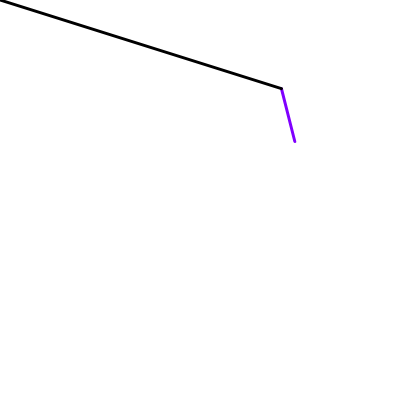
Frame 1 (no input)
Frame 60 (no input): identical to frame 1, image omitted
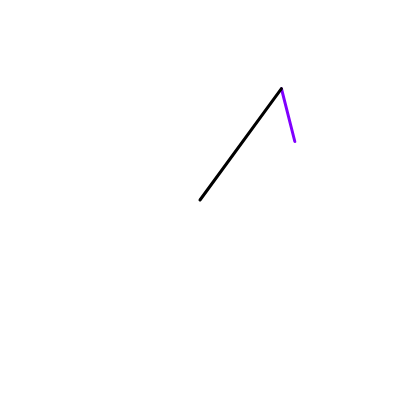
Frame 120 (the mouse pressed at the canvas centre since frame 60)

The p5.js sketch that drew these frames (run headless with seeded random() and noise() and a simulated clock; from frame 60 on, the mouse is pressed at the canvas centre):

// p5.js sketch
// ── sketch.js
//move mouse on canvas

let v0 //origin of the two lines
let v1 //end of the first line

let myMouse, myLine

//let scalar

function setup() 
{
  createCanvas(400, 400);
  colorMode(RGB, 1)
  
  myMouse = createVector(width/2, height/2)
  
  v0 = createVector(random(10, width-10), random(10, height-10))  
  v1 = createVector(random(10, width-10), random(10, height-10))
  
  myLine = createVector(v1.x - v0.x, v1.y - v0.y)
}

function draw() 
{
  background(220);
  strokeWeight(3)
  push()
    stroke(0.5, 0, 1)
    line(v0.x, v0.y, v1.x, v1.y)
  pop()
  
  myMouse.x = mouseX - v0.x
  myMouse.y = mouseY - v0.y
  line(v0.x, v0.y, mouseX, mouseY)
  
  
  let sp = drawScalar(myMouse, myLine)
  
  let bool = inRange(v0, v1, createVector(mouseX, mouseY))
  
  if (bool)
  {
    push()    
      //line(v0.x, v0.y, sp.x+v0.x, sp.y+v0.y)
      stroke(1, 0, 0)

      circle(sp.x+v0.x, sp.y+v0.y, 15)

      line(mouseX, mouseY, sp.x+v0.x, sp.y+v0.y)
    pop()
  
  
    text("distance: " + 
         dist(mouseX, mouseY,sp.x+v0.x, sp.y+v0.y ), 10 ,30)
  }
  //print(bool)
}

function drawScalar(a, b)
{
  let bCopy = b.copy().normalize()
  
  //https://en.wikipedia.org/wiki/Scalar_projection
  //lenght = ||a|| * cos(theta). cos(theta) = dot(a, b)/||a||||b||
  
  let length = a.dot(b)/b.mag()
  
  //return a vector with the same direction as b, but new length
  return bCopy.mult(length)
}

//http://www.sunshine2k.de/coding/java/PointOnLine/PointOnLine.html
//https://stackoverflow.com/questions/17581738/check-if-a-point-projected-on-a-line-segment-is-not-outside-it
function inRange(start, end, p)
{
  let dx = end.x - start.x
  let dy = end.y - start.y
  
  let innerProduct = (p.x - start.x)*dx + (p.y-start.y)*dy
  
  return 0 <= innerProduct && innerProduct <= dx*dx + dy*dy;
  
}
